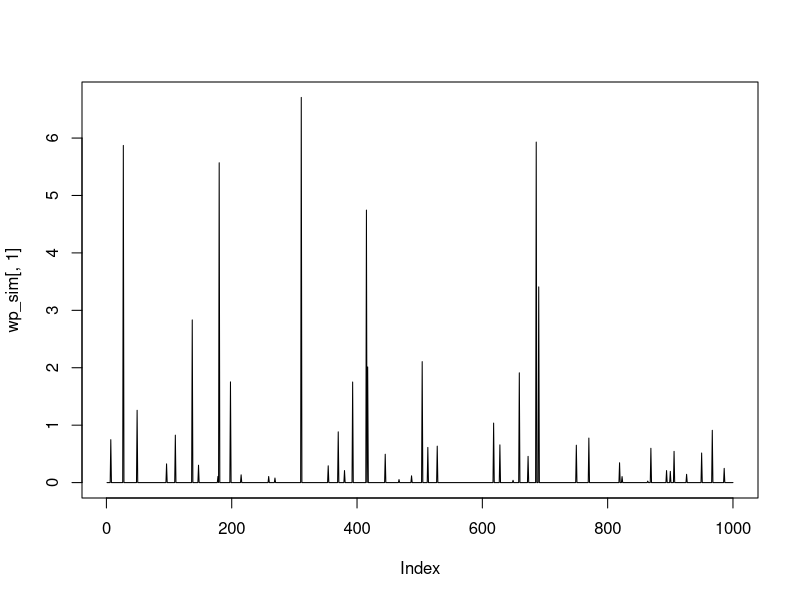

This figure's R source: (Note: this script raises an error after producing the figure.)
rwprocess <- function(alpha, beta, rho, kappa, timesteps, n){
  if(rho >= 1 | rho < 0) stop("Rho should be between 0 and 1.")
  
  latent_lambda <- rgamma(n = timesteps*n,
                          shape = alpha,
                          rate = beta)
  latent_lambda <- rpois(n = timesteps*n,
                         lambda = rho*latent_lambda*beta/(1-rho))

  latent_lambda <- rho*rgamma(n = timesteps*n,
                              shape = latent_lambda+alpha,
                              rate = (1-rho)/beta)
  results <- rep(0, timesteps*n)
  which_to_use <- which(runif(n=timesteps*n) <= exp(-kappa * latent_lambda))
  results[which_to_use] <- rexp(n = length(which_to_use),
                                rate = latent_lambda[which_to_use])
  return(matrix(results, ncol=n))
}

wp_sim <- rwprocess(alpha = 3.00,
                      beta = 1.0,
                      kappa = 1.7,
                      rho = 0.4,
                      timesteps = 1000,
                      n=1)
plot(wp_sim[,1], type = 'l')
lines(wp_sim[,2], type = 'l', col="red")
length(which(wp_sim == 0.0))
summary(lgp_sim[,1])
gpd(wp_sim, nextremes = 44)

plot(density(wp_sim[wp_sim>0]))
lines(density(rgpd(100, xi=0.33, beta=(1+1.7)/3)))
